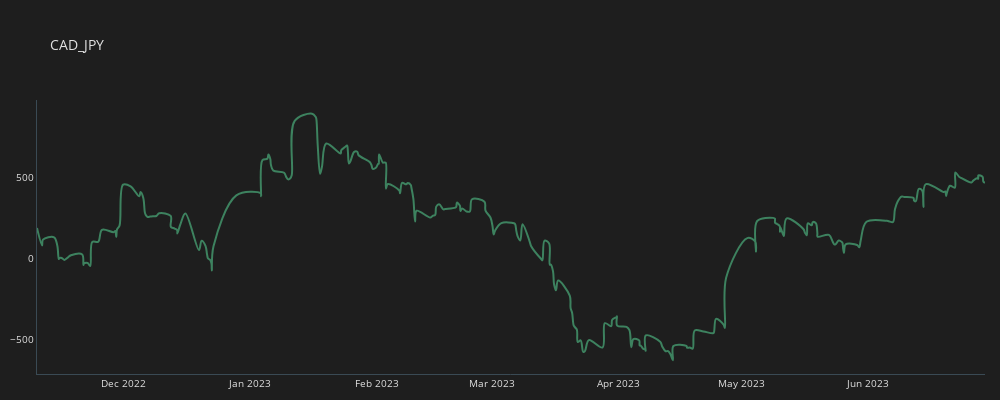

Notebook code for this chart:
### Code cell
plot_line(trades_cad_jpy, "CAD_JPY")

### Figure 1 — Plotly figure (JSON) as saved in the notebook; plotly's stock layout.template omitted (floating-point values rounded to 4 significant figures; data arrays with more than 128 entries replaced by an {"elided": "..."} marker saying what was removed)
{"data": [{"line": {"color": "#3d825f", "shape": "spline", "width": 2}, "mode": "lines", "name": "CAD_JPY", "type": "scatter", "x": {"elided": "268 str values"}, "y": {"elided": "268 float values"}}], "layout": {"font": {"color": "#e1e1e1", "size": 10}, "height": 400, "margin": {"b": 10, "l": 15, "r": 15}, "paper_bgcolor": "#1e1e1e", "plot_bgcolor": "#1e1e1e", "title": {"text": "CAD_JPY"}, "width": 1000, "xaxis": {"linecolor": "#3a4a54", "linewidth": 1, "showgrid": false, "zeroline": false}, "yaxis": {"linecolor": "#3a4a54", "linewidth": 1, "showgrid": false, "zeroline": false}}}
